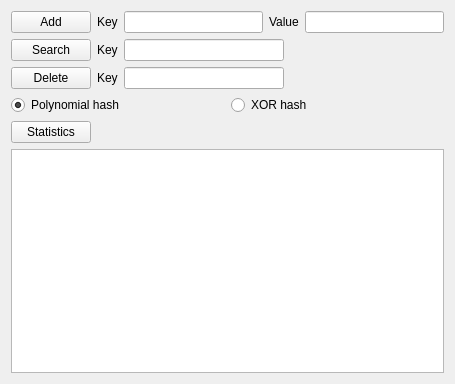
<?xml version="1.0" encoding="UTF-8"?>
<ui version="4.0">
 <class>HashTableManager</class>
 <widget class="QWidget" name="HashTableManager">
  <property name="geometry">
   <rect>
    <x>0</x>
    <y>0</y>
    <width>455</width>
    <height>384</height>
   </rect>
  </property>
  <property name="windowTitle">
   <string>HashTableManager</string>
  </property>
  <layout class="QVBoxLayout" name="verticalLayout">
   <item>
    <layout class="QVBoxLayout" name="buttonsLayout">
     <item>
      <layout class="QHBoxLayout" name="horizontalLayout_2">
       <item>
        <widget class="QPushButton" name="addButton">
         <property name="text">
          <string>Add</string>
         </property>
        </widget>
       </item>
       <item>
        <widget class="QLabel" name="label">
         <property name="text">
          <string>Key</string>
         </property>
        </widget>
       </item>
       <item>
        <widget class="QLineEdit" name="addKeyEdit"/>
       </item>
       <item>
        <widget class="QLabel" name="label_2">
         <property name="text">
          <string>Value</string>
         </property>
        </widget>
       </item>
       <item>
        <widget class="QLineEdit" name="valAddEdit"/>
       </item>
      </layout>
     </item>
     <item>
      <layout class="QHBoxLayout" name="horizontalLayout_3">
       <item>
        <widget class="QPushButton" name="searchButton">
         <property name="text">
          <string>Search</string>
         </property>
        </widget>
       </item>
       <item>
        <widget class="QLabel" name="label_3">
         <property name="text">
          <string>Key</string>
         </property>
        </widget>
       </item>
       <item>
        <widget class="QLineEdit" name="searchKeyEdit"/>
       </item>
       <item>
        <spacer name="horizontalSpacer">
         <property name="orientation">
          <enum>Qt::Horizontal</enum>
         </property>
         <property name="sizeHint" stdset="0">
          <size>
           <width>60</width>
           <height>20</height>
          </size>
         </property>
        </spacer>
       </item>
      </layout>
     </item>
     <item>
      <layout class="QHBoxLayout" name="horizontalLayout_4">
       <item>
        <widget class="QPushButton" name="deleteButton">
         <property name="text">
          <string>Delete</string>
         </property>
        </widget>
       </item>
       <item>
        <widget class="QLabel" name="label_4">
         <property name="text">
          <string>Key</string>
         </property>
        </widget>
       </item>
       <item>
        <widget class="QLineEdit" name="deleteKeyEdit"/>
       </item>
       <item>
        <spacer name="horizontalSpacer_2">
         <property name="orientation">
          <enum>Qt::Horizontal</enum>
         </property>
         <property name="sizeHint" stdset="0">
          <size>
           <width>60</width>
           <height>20</height>
          </size>
         </property>
        </spacer>
       </item>
      </layout>
     </item>
     <item>
      <layout class="QHBoxLayout" name="horizontalLayout_5">
       <item>
        <widget class="QRadioButton" name="polynomialHashButton">
         <property name="text">
          <string>Polynomial hash</string>
         </property>
         <property name="checked">
          <bool>true</bool>
         </property>
        </widget>
       </item>
       <item>
        <widget class="QRadioButton" name="xorHashButton">
         <property name="text">
          <string>XOR hash</string>
         </property>
        </widget>
       </item>
      </layout>
     </item>
     <item>
      <layout class="QHBoxLayout" name="horizontalLayout_9">
       <item>
        <widget class="QPushButton" name="statisticsButton">
         <property name="text">
          <string>Statistics</string>
         </property>
        </widget>
       </item>
       <item>
        <spacer name="horizontalSpacer_3">
         <property name="orientation">
          <enum>Qt::Horizontal</enum>
         </property>
         <property name="sizeHint" stdset="0">
          <size>
           <width>40</width>
           <height>20</height>
          </size>
         </property>
        </spacer>
       </item>
      </layout>
     </item>
     <item>
      <layout class="QHBoxLayout" name="horizontalLayout_10">
       <item>
        <widget class="QTextEdit" name="output"/>
       </item>
      </layout>
     </item>
    </layout>
   </item>
  </layout>
 </widget>
 <layoutdefault spacing="6" margin="11"/>
 <resources/>
 <connections/>
</ui>
